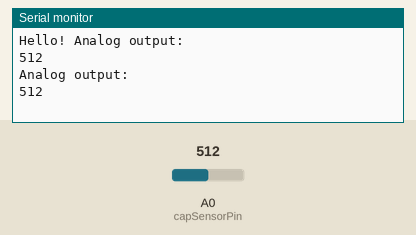
Simulated run of this sketch. Board: Arduino Uno, built with avr-gcc and run on an emulated ATmega328P. On the bench: the last lines printed to the serial monitor. Inputs (shaded band) come from the test bench; at power-on: A0 (capSensorPin) = 512.

Above: at 2.8 s.
2.9 s: A0 (capSensorPin) set to 716
At 4.9 s:
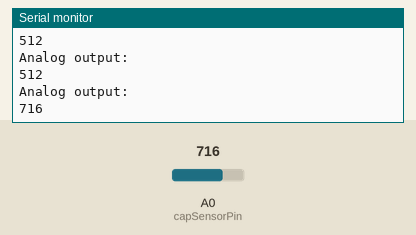
5.6 s: A0 (capSensorPin) set to 900
At 6.4 s:
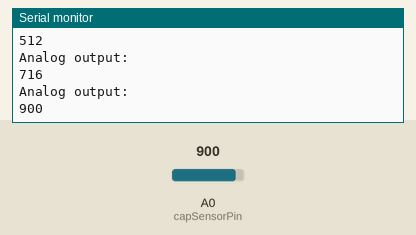
Timing chart, 0 to 8.6 s (numbered marks = the images above; inputs shaded):
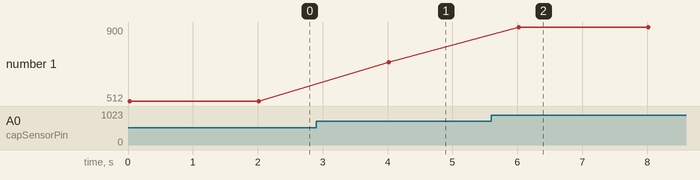

The sketch:

moisture_sensor_testing_v3.ino
```cpp
/*
capcitiative soil moisture sensor testing and callibrating ( once we get it, this will be the first steps to our testing to make sure we know the
correct values for our sensor )
*/

//is it worth having this in a separate function for the testing code? should I just put this in the main loop to calibrate it
// this takes up 9% of memory, leaving ~1000 bytes of space out of the ~2000 byte memory
//internet sources: (calibration)
#define capSensorPin A0

void setup() {
      Serial.begin(9600);
      Serial.print("Hello! ");

  //begin serial monitor ( might change the bits/sec)
  //guide : https://docs.arduino.cc/language-reference/en/functions/communication/serial/begin/
}

void loop() {
 soilMoistureSensor(capSensorPin);
}

void soilMoistureSensor(int sensorInput){

  //take the data :
  int value = analogRead(sensorInput);

  // Print the value to the serial monitor
  Serial.println("Analog output: ");
  Serial.println(value);
  //print the value and then enter to next line

//sleep is the most efficient -> it turns off the machine to low power mode ( but for the purposes of this testing we need to delay the program )
  delay(2000);
  //lower number means more moisture -> higher number means dryer moistures
}

/*
Our testing as of Mar 2 2025 :
Air: 453-454
Hand: 230-320
Water: 198-201
Drop of water: 430
Dirt outside:460
Wet dirt:441(389)
dirt that stella stabbed:430

Wire length needs to be longer

*/
```

Measured:
- after the input at 2.9 s, the serial monitor: prints a new line after 1.1 s (image 1)
- after the input at 5.6 s, the serial monitor: prints a new line after 0.42 s (image 2)
- plotted number 1: 512 → 716 after the input at 2.9 s, 716 → 900 after the input at 5.6 s
